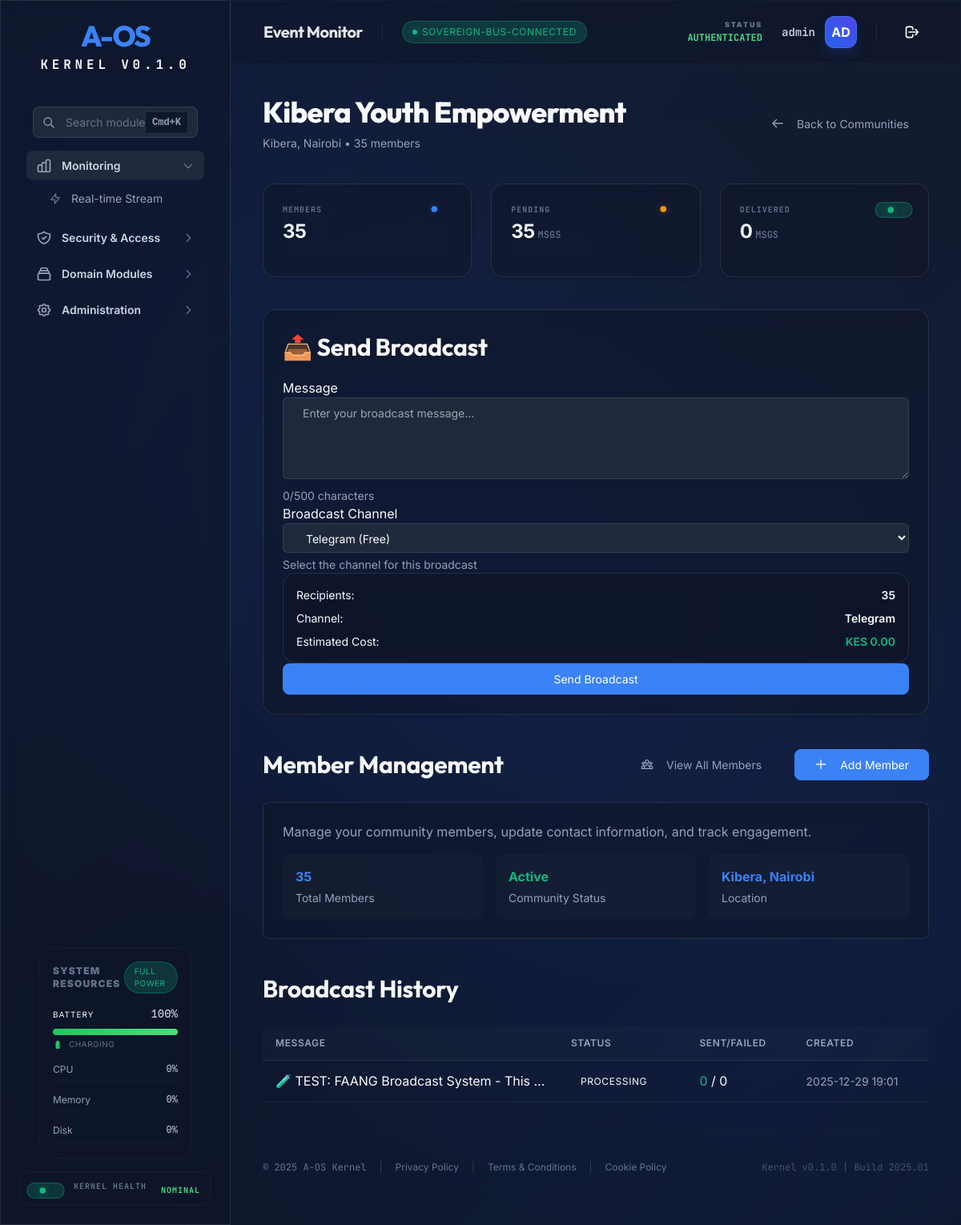
Screenshot of /community/GRP-DC12A09C (signed in) with the database file from the repository.
### tables this page shows
CREATE TABLE community_groups (
        id TEXT PRIMARY KEY,
        name TEXT NOT NULL,
        description TEXT,
        group_type TEXT,
        tags TEXT DEFAULT '[]', -- JSON list
        location TEXT,
        admin_id TEXT,
        trust_level TEXT DEFAULT 'local',
        preferred_channels TEXT DEFAULT 'ussd,sms',
        active BOOLEAN DEFAULT 1,
        created_at DATETIME DEFAULT CURRENT_TIMESTAMP
    , invite_slug TEXT, community_code TEXT, code_active BOOLEAN DEFAULT 0);

CREATE TABLE broadcasts (
        id TEXT PRIMARY KEY,
        community_id TEXT NOT NULL,
        message TEXT NOT NULL,
        channels TEXT NOT NULL,  -- JSON array
        status TEXT NOT NULL DEFAULT 'draft',
        idempotency_key TEXT UNIQUE,
        scheduled_at DATETIME,
        created_at DATETIME DEFAULT CURRENT_TIMESTAMP,
        locked_at DATETIME,
        lock_owner TEXT,
        sent_count INTEGER DEFAULT 0,
        failed_count INTEGER DEFAULT 0,
        FOREIGN KEY (community_id) REFERENCES community_groups(id)
    );

### aos/api/routers/community.py (the view)
@router.get("/{group_id}", response_class=HTMLResponse)
async def community_detail(
    group_id: str,
    request: Request,
    operator=Depends(requires_community_access())
):
    if not community_state.module:
        raise HTTPException(500, "Community module not initialized")
    group = community_state.module.get_group(group_id)
    if not group:
        raise HTTPException(404, "Group not found")
    members = community_state.module.get_community_members(group_id)
    member_count = len(members)
    broadcast_stats = {"pending": 0, "sent": 0, "failed": 0}
    status_res = community_state.module._db.execute("""
        SELECT d.status, COUNT(*)
        FROM broadcast_deliveries d
        JOIN broadcasts b ON d.broadcast_id = b.id
        WHERE b.community_id = ?
        GROUP BY d.status
    """, (group_id,)).fetchall()
    for status, count in status_res:
        if status in broadcast_stats:
            broadcast_stats[status] = count
    recent_broadcasts_raw = community_state.module._db.execute("""
        SELECT id, message, status, sent_count, failed_count, created_at
        FROM broadcasts
        WHERE community_id = ?
        ORDER BY created_at DESC
        LIMIT 10
    """, (group_id,)).fetchall()
    recent_broadcasts = [
        {
            "id": row[0],
            "message": row[1],
            "status": row[2],
            "sent_count": row[3],
            "failed_count": row[4],
            "created_at": datetime.fromisoformat(row[5].replace(' ', 'T')) if row[5] else None
        }
        for row in recent_broadcasts_raw
    ]
    return templates.TemplateResponse("community_detail.html", {
        "request": request,
        "user": operator,
        "group": group,
        "member_count": member_count,
        "broadcast_stats": broadcast_stats,
        "recent_broadcasts": recent_broadcasts
    })

### aos/api/templates/community_detail.html (shortened to what this page needs)
{% extends "dashboard.html" %}
{% from "components/atoms/EliteButton.html" import elite_button %}
{% from "components/atoms/Card.html" import card %}
{% from "components/molecules/DataCard.html" import data_card %}
{% block content %}
<header class="mb-10 flex items-center justify-between">
    <div>
        <h1 class="aos-h1 mb-2">{{ group.name }}</h1>
        <p class="aos-text-muted aos-text-sm">{{ group.location }} • {{ member_count }} members</p>
    </div>
    <div>
        {% if user.role == 'root' or user.role == 'admin' or user.role == 'super_admin' %}
        <a href="/community" class="aos-btn aos-btn-ghost aos-size-md">
            <svg class="w-4 h-4" fill="none" stroke="currentColor" viewBox="0 0 24 24">
                <path stroke-linecap="round" stroke-linejoin="round" stroke-width="2" d="M10 19l-7-7m0 0l7-7m-7 7h18">
                </path>
            </svg>
            <span class="aos-btn-text ml-2">Back to Communities</span>
        </a>
        {% endif %}
    </div>
</header>
<div class="grid grid-cols-1 md:grid-cols-3 gap-6 mb-10">
    {{ data_card(label="Members", value=member_count|string, status="info") }}
    {{ data_card(label="Pending", value=broadcast_stats.pending|string, unit="msgs", status="warning") }}
    {{ data_card(label="Delivered", value=broadcast_stats.sent|string, unit="msgs", status="success") }}
</div>
{% if user.role != 'viewer' %}
{% include "partials/broadcast_form.html" %}
{% endif %}
{% if user.role != 'viewer' %}
<section class="aos-stack-md mt-10">
    <div class="flex items-center justify-between mb-6">
        <h2 class="aos-h2">Member Management</h2>
        <div class="flex gap-4">
            <a href="/community/members?group_id={{ group.id }}" class="aos-btn aos-btn-ghost aos-size-md">
                <span class="aos-btn-text ml-2">View All Members</span>
            </a>
            <a href="/community/members/add?group_id={{ group.id }}" class="aos-btn aos-btn-primary aos-size-md">
                <svg class="w-4 h-4" fill="none" stroke="currentColor" viewBox="0 0 24 24">
                    <path stroke-linecap="round" stroke-linejoin="round" stroke-width="2" d="M12 4v16m8-8H4"></path>
                </svg>
                <span class="aos-btn-text ml-2">Add Member</span>
            </a>
        </div>
    </div>
    <div class="aos-glass aos-p-6 aos-rounded-lg">
        <p class="aos-text-muted">
            Manage your community members, update contact information, and track engagement.
        </p>
        <div class="mt-4 grid grid-cols-1 md:grid-cols-3 gap-4">
            <div class="aos-p-4 bg-slate-800/30 aos-rounded-lg">
                <div class="aos-text-2xl font-bold aos-text-primary">{{ member_count }}</div>
                <div class="aos-text-sm aos-text-muted mt-1">Total Members</div>
            </div>
            <div class="aos-p-4 bg-slate-800/30 aos-rounded-lg">
                <div class="aos-text-2xl font-bold aos-text-success">Active</div>
                <div class="aos-text-sm aos-text-muted mt-1">Community Status</div>
            </div>
            <div class="aos-p-4 bg-slate-800/30 aos-rounded-lg">
                <div class="aos-text-2xl font-bold aos-text-info">{{ group.location }}</div>
                <div class="aos-text-sm aos-text-muted mt-1">Location</div>
            </div>
        </div>
    </div>
</section>
{% endif %}
<section class="aos-stack-md mt-10">
    <h2 class="aos-h2 mb-6">Broadcast History</h2>
    <div id="broadcast-history-container">
        {% include "partials/broadcast_history_table.html" %}
    </div>
</section>
{% endblock %}

### aos/api/templates/partials/broadcast_history_table.html
<div class="aos-table-container">
    <table class="aos-table">
        <thead>
            <tr>
                <th>Message</th>
                <th>Status</th>
                <th>Sent/Failed</th>
                <th>Created</th>
            </tr>
        </thead>
        <tbody>
            {% for broadcast in recent_broadcasts %}
            <tr>
                <td class="max-w-xs truncate">{{ broadcast.message }}</td>
                <td>
                    {% if broadcast.status == 'completed' %}
                    <span class="aos-badge aos-badge-success">Completed</span>
                    {% elif broadcast.status == 'processing' %}
                    <span class="aos-badge aos-badge-warning">Processing</span>
                    {% elif broadcast.status == 'queued' %}
                    <span class="aos-badge aos-badge-info">Queued</span>
                    {% else %}
                    <span class="aos-badge aos-badge-default">{{ broadcast.status }}</span>
                    {% endif %}
                </td>
                <td>
                    <span class="aos-text-success">{{ broadcast.sent_count }}</span> /
                    <span class="aos-text-danger">{{ broadcast.failed_count }}</span>
                </td>
                <td class="aos-text-muted aos-text-sm">
                    {{ broadcast.created_at.strftime('%Y-%m-%d %H:%M') if broadcast.created_at else 'N/A' }}
                </td>
            </tr>
            {% else %}
            <tr>
                <td colspan="4" class="text-center aos-text-muted py-8">
                    No broadcasts yet. Send your first message above!
                </td>
            </tr>
            {% endfor %}
        </tbody>
    </table>
</div>

### aos/api/templates/partials/design_system.html (style rules this page uses)
body { margin: 0; scroll-behavior: smooth; -webkit-font-smoothing: antialiased; background: var(--aos-surface-base); color: var(--aos-neutral-50); font-family: var(--aos-font-sans); }
.aos-glass { background: var(--aos-surface-glass); backdrop-filter: blur(12px); -webkit-backdrop-filter: blur(12px); border: 1px solid var(--aos-surface-border); }
.aos-p-4 { padding: var(--aos-spacing-4); }
.aos-p-6 { padding: var(--aos-spacing-6); }
.aos-rounded-lg { border-radius: var(--aos-radius-lg); }
.aos-h1 { font-family: var(--aos-font-display); font-size: var(--aos-size-4xl); font-weight: 800; letter-spacing: -0.02em; line-height: 1.1; }
.aos-h2 { font-family: var(--aos-font-display); font-size: var(--aos-size-3xl); font-weight: 700; letter-spacing: -0.01em; }
.aos-text-sm { font-size: var(--aos-size-sm); }
.aos-text-primary { color: var(--aos-primary-base); }
.aos-text-success { color: var(--aos-success-base); }
.aos-text-info { color: var(--aos-info-base); }
.aos-text-muted { color: var(--aos-neutral-400); }
.aos-table { width: 100%; border-collapse: collapse; }
.aos-table thead { background: rgba(255, 255, 255, 0.02); border-bottom: 1px solid var(--aos-surface-border); }
.aos-table th { padding: var(--aos-spacing-3) var(--aos-spacing-4); text-align: left; font-size: var(--aos-size-xs); font-weight: 600; text-transform: uppercase; letter-spacing: 0.05em; color: var(--aos-neutral-400); }
.aos-table td { padding: var(--aos-spacing-3) var(--aos-spacing-4); border-bottom: 1px solid rgba(255, 255, 255, 0.05); }

### aos/api/templates/components/atoms/EliteButton.html (style rules this page uses)
.aos-btn { position: relative; display: inline-flex; align-items: center; justify-content: center; gap: var(--aos-spacing-2); font-weight: var(--aos-weight-semibold); border-radius: var(--aos-radius-lg); border: 1px solid transparent; transition: all var(--aos-duration-base) var(--aos-easing-out); cursor: pointer; font-family: var(--aos-font-sans); white-space: nowrap; }
.aos-size-md { padding: var(--aos-spacing-2) var(--aos-spacing-6); font-size: var(--aos-size-sm); }
.aos-btn-primary { background: var(--aos-primary-base); color: var(--aos-primary-text); border-color: var(--aos-primary-base); }
.aos-btn-ghost { background: transparent; color: var(--aos-neutral-400); border-color: transparent; }

### rows the page displays
community_groups: name "Kibera Youth Empowerment", location "Kibera, Nairobi"
broadcasts: message "🧪 TEST: FAANG Broadcast System - This…", status "PROCESSING", sent_count "0", failed_count "0", created_at "2025-12-29 19:01"

### other values shown
{{ title }} "Monitoring Security & Access Domain Modules Administration"
{{ item.text }} "Real-time Stream"
{{ name }} "KERNEL HEALTH"
{{ status_text }} "NOMINAL"
{{ text }} "SOVEREIGN-BUS-CONNECTED"
{{ user.username }} "admin"
{{ user.username[:2].upper() }} "AD"
{{ member_count }} "35"
{{ label }} "MEMBERS PENDING DELIVERED"
{{ value }} "35 35 0"
{{ unit }} "MSGS MSGS"
{{ text }} "Send Broadcast"
